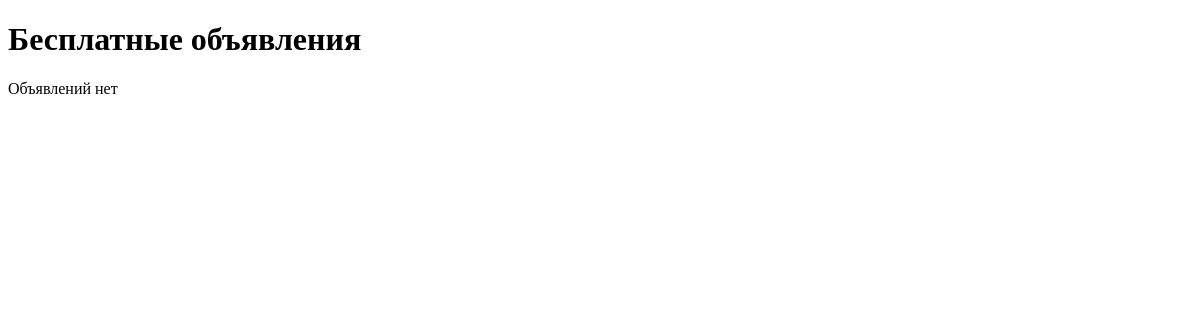
/, run on an earlier commit of the app's database.
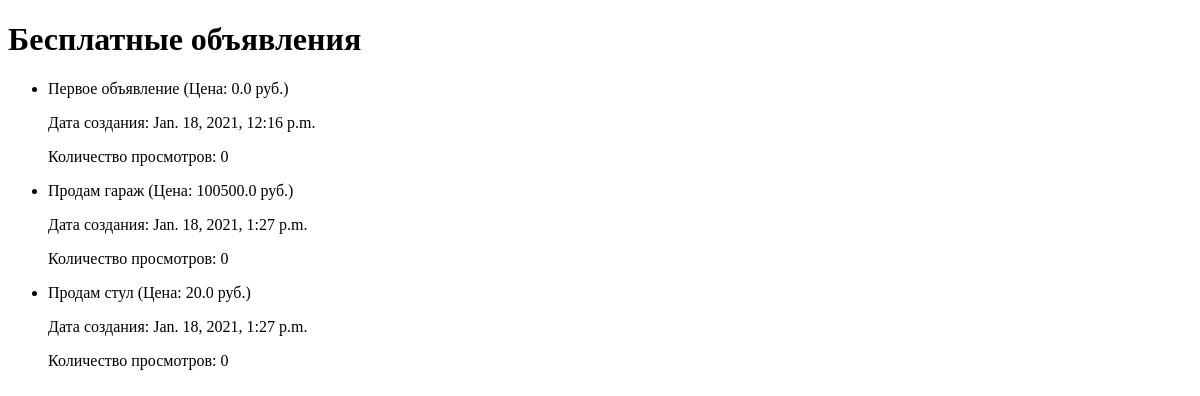
And on a later commit of the database.
### advertisement/models.py (models this page shows, shortened)
class Advertisement(models.Model):
    title = models.CharField(max_length=1000, db_index=True, verbose_name='Заголовок')
    description = models.CharField(max_length=1000, default='', verbose_name='описание')
    create_at = models.DateTimeField(auto_now_add=True)
    update_at = models.DateTimeField(auto_now=True)
    price = models.FloatField(verbose_name='цена', default=0)
    views_count = models.IntegerField(verbose_name='количество просмотров', default=0)
    status = models.ForeignKey('AdvertisementStatus', default=None, null=True, on_delete=models.CASCADE,
                               related_name='advertisements', verbose_name='статус')
    class Meta:
        db_table = 'advertisements'
        ordering = ['title']

### advertisement/views.py (the view)
# urls.py: path('', views.advertisement_list, name='advertisement_list'),
def advertisement_list(request, *args, **kwargs):
    advertisements = Advertisement.objects.all()
    return render(request, 'advertisement/advertisements.html', {
        'advertisements': advertisements,
    })

### advertisement/templates/advertisement/advertisements.html (shortened to what this page needs)
<!DOCTYPE html>
<html lang="ru">
<head>
</head>
<body>
    <h1>Бесплатные объявления</h1>
    {% if advertisements %}
        <ul>
        {% for advertisement in advertisements %}
            <li>
            {{ advertisement.title }} (Цена: {{ advertisement.price }} руб.)
            <p>
                Дата создания: {{ advertisement.create_at }}
            </p>
            <p>
                Количество просмотров: {{ advertisement.views_count }}
            </p>
            </li>
        {% endfor %}
        </ul>
    {% else %}
        <p>Объявлений нет</p>
    {% endif %}
</body>
</html>

What changed in the data, as far as the page shows it:
added Advertisement: title "Первое объявление", price "0.0", create_at "Jan. 18, 2021, 12:16 p.m.", views_count "0"
added Advertisement: title "Продам гараж", price "100500.0", create_at "Jan. 18, 2021, 1:27 p.m.", views_count "0"
added Advertisement: title "Продам стул", price "20.0", create_at "Jan. 18, 2021, 1:27 p.m.", views_count "0"
Also different on the page:
text no longer shown: "Объявлений нет"
